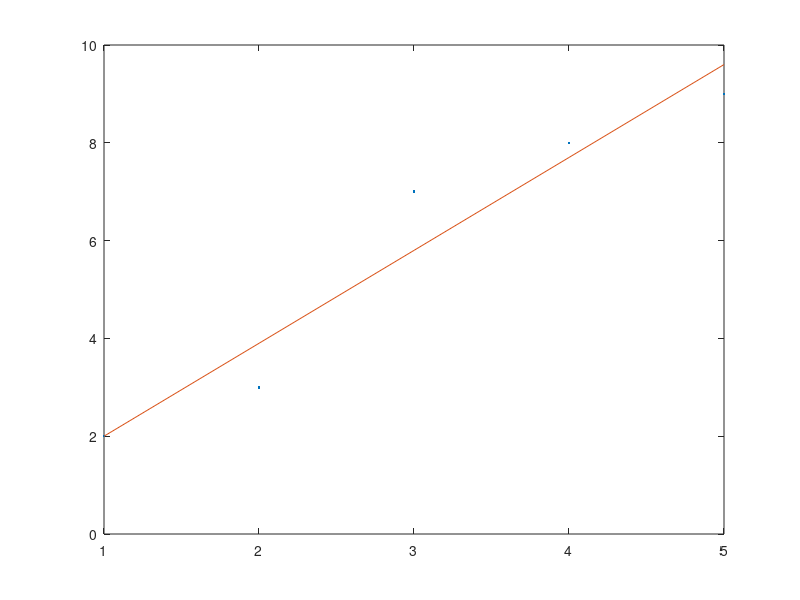

The MATLAB source for this figure:
# least square error method
# http://ceee.rice.edu/Books/LA/leastsq/index.html

data = dlmread("dat.csv", " ");
x = data(:,1);
X = [ones(size(data)(1), 1)'; x' ]';
Y = data(:,2);

# solve the normal eq: X' * X * c = X' * y
c = (X' * X) \ (X' * Y);

# print the resulting linear equation
printf("x * %f + %f", c(2), c(1));

# plot results
plot(x, Y, '.', x * c(2) + c(1));
waitforbuttonpress;
